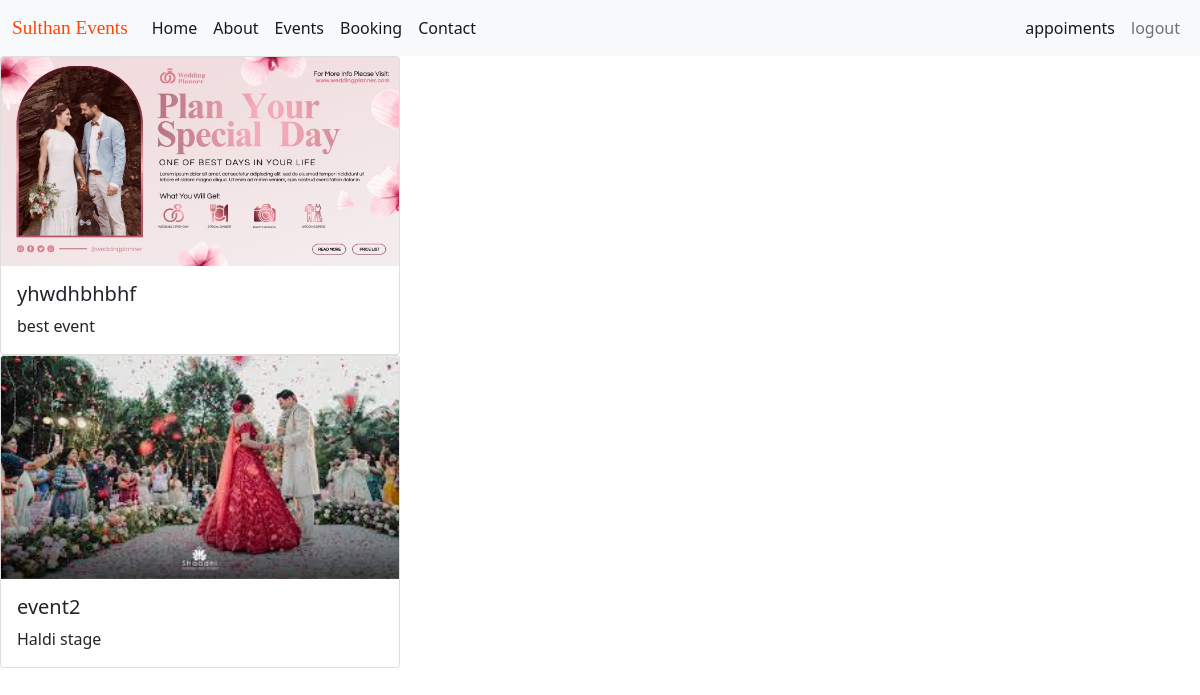
Page /events/ on the earlier database version.
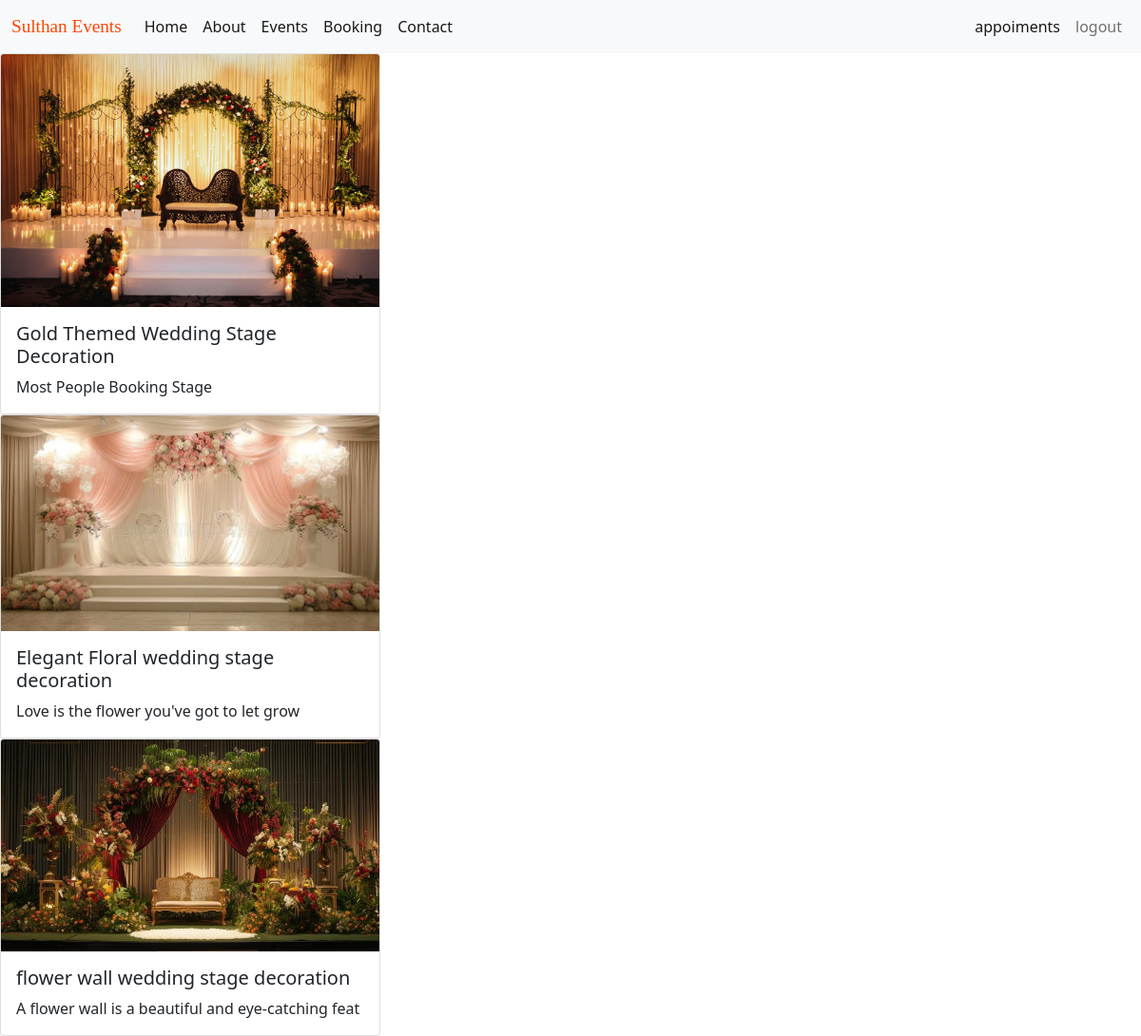
Same page on the later database version.
### eventapp/models.py (models this page shows, shortened)
class Event(models.Model):
    img=models.ImageField(upload_to="pic")
    name=models.CharField(max_length=50)
    disc=models.CharField(max_length=50)

### eventapp/views.py (the view)
# urls.py: path('events/',views.events,name='events'),
def events(request):
    dict_eve={
        'eve':Event.objects.all()
    }
    return render(request,'user/events.html',dict_eve)

### templates/user/events.html (shortened to what this page needs)
{% extends 'base.html'%}
{% block contant %}
{%for i in eve %}
<div class="card" style="width: 25rem;">
    <img src="{{i.img.url}}" class="card-img-top" alt="...">
    <div class="card-body">
      <h5 class="card-title">{{i.name}}</h5>
      <p class="card-text">{{i.disc}}</p>
    </div>
  </div>
  {% endfor %}
      {% endblock %}

### templates/base.html (shortened to what this page needs)
<!DOCTYPE html>
<html lang="en">
<head>
    <link href="https://cdn.jsdelivr.net/npm/bootstrap@5.1.3/dist/css/bootstrap.min.css" rel="stylesheet">
</head>
<body>
    <nav class="navbar navbar-expand-lg navbar-light bg-light">
        <div class="container-fluid">
          <a class="navbar-brand" href="#">Sulthan Events</a>
          <div class="collapse navbar-collapse" id="navbarNavAltMarkup">
            <div class="navbar-nav me-auto">
              <a class="nav-link active" aria-current="page" href="{% url 'index' %}">Home</a>
              <a class="nav-link active" aria-current="page" href="{% url 'about' %}">About</a>
              <a class="nav-link active" aria-current="page" href="{% url 'events' %}">Events</a>
              <a class="nav-link active" aria-current="page" href="{% url 'bookings' %}">Booking</a>
              <a class="nav-link active" aria-current="page" href="{% url 'contact' %}">Contact</a>
            </div>
            <div class="navbar-nav ms-auto">
              <a class="nav-link active" aria-current="page" href="{% url 'appoiments' %}">appoiments</a>
              <a class="nav-link" href="{% url 'event_logout' %}">logout</a>
            </div>
          </div>
        </div>
      </nav>
      {% block contant %}
      {%endblock%}
</body>
</html>

### templates/base.html (style rules this page uses)
.navbar-light .navbar-brand { color: orangered; font-size: larger; font-weight: 500; font-family: 'Times New Roman', Times, serif; }

Differences in the rows shown:
removed Event: img (picture), name "yhwdhbhbhf", disc "best event"
removed Event: img (picture), name "event2", disc "Haldi stage"
added Event: img (picture), name "Gold Themed Wedding Stage Decoration", disc "Most People Booking Stage"
added Event: img (picture), name "Elegant Floral wedding stage decoration", disc "Love is the flower you've got to let grow"
added Event: img (picture), name "flower wall wedding stage decoration", disc "A flower wall is a beautiful and eye-catching feat"
